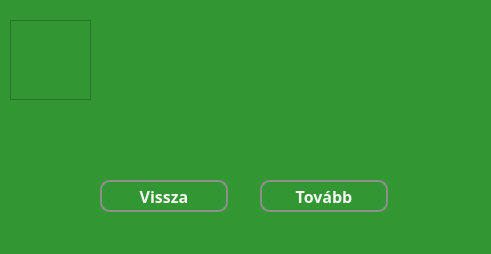
<?xml version="1.0" encoding="UTF-8"?>
<ui version="4.0">
 <class>MainWindow</class>
 <widget class="QMainWindow" name="MainWindow">
  <property name="geometry">
   <rect>
    <x>0</x>
    <y>0</y>
    <width>491</width>
    <height>254</height>
   </rect>
  </property>
  <property name="windowTitle">
   <string>Játékmód információ</string>
  </property>
  <property name="styleSheet">
   <string notr="true">* {
	background-color: rgb(50, 150, 50);
	font-size: 16pt;
	color: grey;
}</string>
  </property>
  <widget class="QWidget" name="centralwidget">
   <widget class="QWidget" name="widget" native="true">
    <property name="geometry">
     <rect>
      <x>0</x>
      <y>0</y>
      <width>491</width>
      <height>221</height>
     </rect>
    </property>
    <property name="styleSheet">
     <string notr="true">* {
	background-color: rgb(50, 150, 50);
    font-size: 16px;
    font-weight: bold;
}</string>
    </property>
    <widget class="QPushButton" name="nextButton">
     <property name="geometry">
      <rect>
       <x>260</x>
       <y>180</y>
       <width>128</width>
       <height>32</height>
      </rect>
     </property>
     <property name="font">
      <font>
       <family>Corbel</family>
       <pointsize>-1</pointsize>
       <bold>true</bold>
      </font>
     </property>
     <property name="styleSheet">
      <string notr="true">* {
	background-color: rgb(50, 150, 50);
	border: 2px solid #8f8f91;
	border-radius: 10px;
	color: whitesmoke;
}

*:hover {
	background-color: rgb(80, 220, 80);
	color: white;
}</string>
     </property>
     <property name="text">
      <string>Tovább</string>
     </property>
    </widget>
    <widget class="QPushButton" name="backButton">
     <property name="geometry">
      <rect>
       <x>100</x>
       <y>180</y>
       <width>128</width>
       <height>32</height>
      </rect>
     </property>
     <property name="font">
      <font>
       <family>Corbel</family>
       <pointsize>-1</pointsize>
       <bold>true</bold>
      </font>
     </property>
     <property name="styleSheet">
      <string notr="true">* {
	background-color: rgb(50, 150, 50);
	border: 2px solid #8f8f91;
	border-radius: 10px;
	color: whitesmoke;
}

*:hover {
	background-color: rgb(80, 220, 80);
	color: white;
}</string>
     </property>
     <property name="text">
      <string>Vissza</string>
     </property>
    </widget>
    <widget class="QLabel" name="infoLabel">
     <property name="enabled">
      <bool>true</bool>
     </property>
     <property name="geometry">
      <rect>
       <x>110</x>
       <y>20</y>
       <width>361</width>
       <height>141</height>
      </rect>
     </property>
     <property name="font">
      <font>
       <family>Corbel</family>
       <pointsize>12</pointsize>
       <bold>true</bold>
      </font>
     </property>
     <property name="layoutDirection">
      <enum>Qt::LeftToRight</enum>
     </property>
     <property name="styleSheet">
      <string notr="true">* {
	font-size: 12pt;
	color: whitesmoke;
}</string>
     </property>
     <property name="frameShape">
      <enum>QFrame::NoFrame</enum>
     </property>
     <property name="text">
      <string/>
     </property>
     <property name="textFormat">
      <enum>Qt::PlainText</enum>
     </property>
     <property name="scaledContents">
      <bool>true</bool>
     </property>
     <property name="alignment">
      <set>Qt::AlignJustify</set>
     </property>
    </widget>
    <widget class="QFrame" name="infoFrame">
     <property name="geometry">
      <rect>
       <x>10</x>
       <y>20</y>
       <width>81</width>
       <height>80</height>
      </rect>
     </property>
     <property name="frameShape">
      <enum>QFrame::StyledPanel</enum>
     </property>
     <property name="frameShadow">
      <enum>QFrame::Raised</enum>
     </property>
    </widget>
   </widget>
  </widget>
  <widget class="QStatusBar" name="statusbar"/>
 </widget>
 <resources/>
 <connections/>
</ui>
